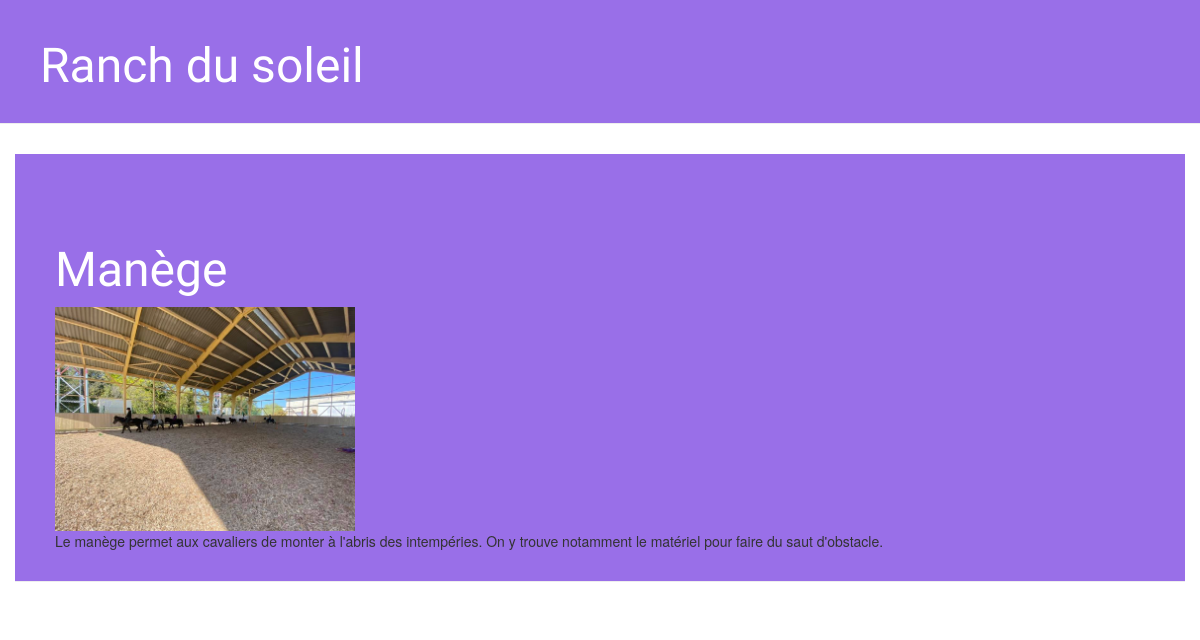
Page /equipement/Manège/ on the committed database.
### playground/models.py (models this page shows, shortened)
class Equipement(models.Model):
    id_equip = models.CharField(max_length=100, primary_key=True)
    disponibilite = models.CharField(max_length=20)
    texte = models.CharField(max_length=200)
    photo = models.ImageField(upload_to='equipements/')

### playground/views.py (the view)
# urls.py: path('equipement/<str:id_equip>/', views.equipement_detail, name='equipement_detail'),
def equipement_detail(request, id_equip):
    equipement = get_object_or_404(Equipement, id_equip=id_equip)
    return render(request, 'playground/equipement_detail.html', {'equipement': equipement})

### playground/templates/playground/equipement_detail.html (shortened to what this page needs)
{% extends 'playground/base.html' %}
{% load static %}
{% block content %}
<div class="page-header">
        <h1><a href="/">{{ equipement.id_equip }}</a></h1>
        <img src="{{ equipement.photo.url }}" alt="Photo" style="width:300px;height:auto;">
        <p>{{ equipement.texte }}</p>
</div>
{% endblock %}

### playground/static/css/playground.css (style rules this page uses)
.page-header { background-color: #996fe8; margin-top: 0; margin-bottom: 30px; padding: 20px 20px 20px 40px; }
.page-header h1, .page-header h1 a, .page-header h1 a:visited, .page-header h1 a:active { color: #ffffff; font-size: 36pt; text-decoration: none; }
h1, h2, h3, h4 { font-family: "Henny Penny"; }

### rows in the picture
Equipement: id_equip "Manège", photo (picture), texte "Le manège permet aux cavaliers de monter à l'abris des intempéries. On y trouve notamment le matériel pour faire du saut d'obstacle."
